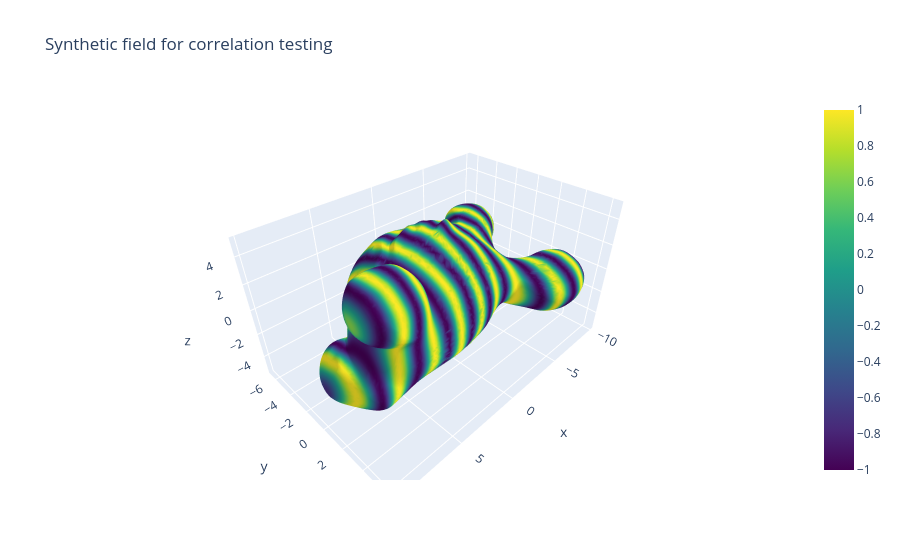

The code cell stored with this chart in its notebook:
### Code cell
# Generate a synthetic test field on the organoid
field_sin = generate_sinusoidal_field(mesh.v, k=3.0)        # sinusoidal
field_gauss = generate_gaussian_bump_field(mesh.v, center_idx=500, sigma=6.0) # Gaussian bump


fig = go.Figure(data=[
    go.Mesh3d(
        x=mesh.v[:,0], y=mesh.v[:,1], z=mesh.v[:,2],
        i=mesh.f[:,0], j=mesh.f[:,1], k=mesh.f[:,2],
        intensity=field_sin,
        colorscale='Viridis',
        showscale=True,   # adds colorbar
        name="Surface"
    )
])

fig.update_layout(
    scene=dict(aspectmode='data'),
    title="Synthetic field for correlation testing"
)

fig.show()

### Figure 1 — Plotly figure (JSON) as saved in the notebook; plotly's stock layout.template omitted (floating-point values rounded to 4 significant figures; data arrays with more than 128 entries replaced by an {"elided": "..."} marker saying what was removed)
{"data": [{"colorscale": [[0, "#440154"], [0.1111, "#482878"], [0.2222, "#3e4989"], [0.3333, "#31688e"], [0.4444, "#26828e"], [0.5556, "#1f9e89"], [0.6667, "#35b779"], [0.7778, "#6ece58"], [0.8889, "#b5de2b"], [1, "#fde725"]], "i": {"elided": "35998 int values"}, "intensity": {"elided": "18001 float values"}, "j": {"elided": "35998 int values"}, "k": {"elided": "35998 int values"}, "name": "Surface", "showscale": true, "type": "mesh3d", "x": {"elided": "18001 float values"}, "y": {"elided": "18001 float values"}, "z": {"elided": "18001 float values"}}], "layout": {"scene": {"aspectmode": "data"}, "title": {"text": "Synthetic field for correlation testing"}}}
